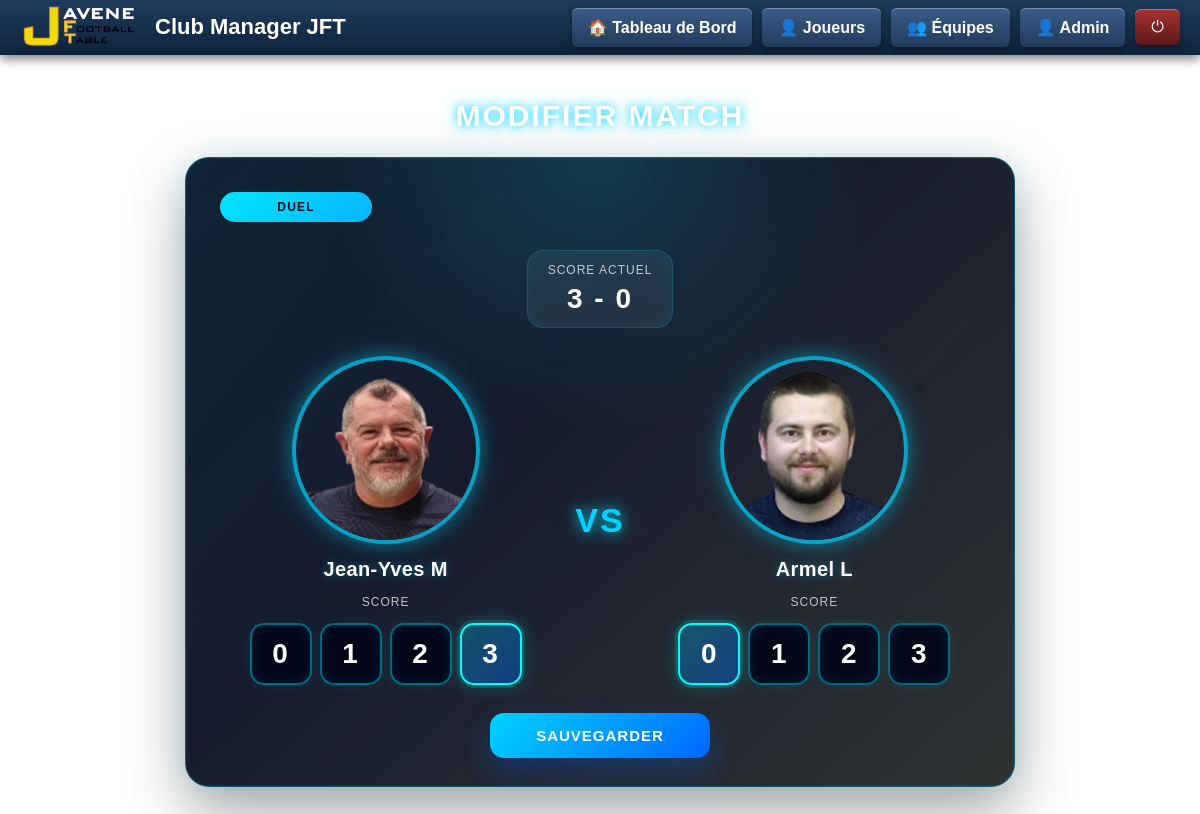
The app's page /admin/match/edit/1 with its own data.
### app.py (models this page shows)
class Match(db.Model):
    id = db.Column(db.Integer, primary_key=True)
    date = db.Column(db.String(20))
    playerA_id = db.Column(db.Integer, db.ForeignKey('player.id'))
    playerB_id = db.Column(db.Integer, db.ForeignKey('player.id'))
    playerA = db.relationship("Player", foreign_keys=[playerA_id])
    playerB = db.relationship("Player", foreign_keys=[playerB_id])
    scoreA = db.Column(db.Integer)
    scoreB = db.Column(db.Integer)
    type = db.Column(db.String(10))
    season_id = db.Column(db.Integer, db.ForeignKey('season.id'))

class Player(db.Model):
    id = db.Column(db.Integer, primary_key=True)
    name = db.Column(db.String(100))
    mail = db.Column(db.String(200))
    photo = db.Column(db.String(200), default="/static/img/default.png")
    sexe = db.Column(db.String(1), default="M")
    actif = db.Column(db.Boolean, default=True)
    team = db.Column(db.String(1))  # "A", "B" ou NULL
    force_team_b = db.Column(db.Boolean, default=False)
    card_background = db.Column(db.String(200))
    card_video = db.Column(db.String(200), nullable=True)
    duel = db.Column(db.Integer, default=0)
    goal = db.Column(db.Integer, default=0)
    goal_won = db.Column(db.Integer, default=0)
    matches = db.Column(db.Integer, default=0)
    matches_duel = db.Column(db.Integer, default=0)
    matches_goal = db.Column(db.Integer, default=0)
    wins = db.Column(db.Integer, default=0)
    losses = db.Column(db.Integer, default=0)
    elo = db.Column(db.Integer, default=1000)
    membre_club = db.Column(db.Boolean, default=True)
    interclub = db.Column(db.Boolean, default=False)
    interclub_wins = db.Column(db.Integer, default=0)
    atelier_duel = db.Column(db.Boolean, default=True)
    atelier_goal = db.Column(db.Boolean, default=True)
    external_club = db.Column(db.String(100))
    club_logo = db.Column(db.String(200))
    dette = db.Column(db.Float, default=0)
    chbb = db.Column(db.Boolean, default=False)
    chbb_count = db.Column(db.Integer, default=3)
    chbb_date1 = db.Column(db.String(50))
    chbb_date2 = db.Column(db.String(50))
    chbb_date3 = db.Column(db.String(50))

### app.py (the view, shortened to what this page needs)
@app.route("/admin/match/edit/<int:id>", methods=["GET", "POST"])
def edit_match(id):
    match = Match.query.get_or_404(id)
    players = Player.query.all()
    players_dict = {p.id: p for p in players}
    return render_template(
        "admin_match_edit.html",
        match=match,
        players_dict=players_dict
    )

### app.py (called while the page is built)
@app.after_request
def add_header(response):
    response.headers["Cache-Control"] = "no-store"
    return response

### templates/admin_match_edit.html (shortened to what this page needs)
{% extends "base.html" %}
{% block content %}
<div class="admin-container">
    <h2>Modifier match</h2>
    <div class="match-edit-card">
        <div class="match-type-badge match-type-{{ (match.type or '')|lower }}">
            {{ match.type }}
        </div>
        <form method="POST" class="score-form">
            <div class="current-score-banner">
                <span class="current-score-label">Score actuel</span>
                <strong>{{ match.scoreA if match.scoreA is not none else "-" }} - {{ match.scoreB if match.scoreB is not none else "-" }}</strong>
            </div>
            <div class="players">
                <div class="player">
                    <img src="{{ players_dict[match.playerA_id].photo if match.playerA_id in players_dict else '/static/img/default.png' }}">
                    <h3>{{ players_dict[match.playerA_id].name if match.playerA_id in players_dict else "Joueur A" }}</h3>
                    <label>Score</label>
                    <div class="score-picker" role="radiogroup" aria-label="Score joueur A">
                        {% for score in range(0, 4) %}
                        <label class="score-option">
                            <span>{{ score }}</span>
                        </label>
                        {% endfor %}
                    </div>
                </div>
                <div class="vs">VS</div>
                <div class="player">
                    <img src="{{ players_dict[match.playerB_id].photo if match.playerB_id in players_dict else '/static/img/default.png' }}">
                    <h3>{{ players_dict[match.playerB_id].name if match.playerB_id in players_dict else "Joueur B" }}</h3>
                    <label>Score</label>
                    <div class="score-picker" role="radiogroup" aria-label="Score joueur B">
                        {% for score in range(0, 4) %}
                        <label class="score-option">
                            <span>{{ score }}</span>
                        </label>
                        {% endfor %}
                    </div>
                </div>
            </div>
            <button type="submit" class="btn-save">
                Sauvegarder
            </button>
        </form>
    </div>
</div>
{% endblock %}

### static/css/style.css (style rules this page uses)
body { margin: 0; font-family: Arial; }

### static/css/edit_match.css (style rules this page uses)
body.edit_match { background: url("/static/img/background/background-1.png") center/cover no-repeat fixed; min-height: 100vh; }
body.edit_match .admin-container { display: flex; flex-direction: column; align-items: center; gap: 24px; min-height: calc(100vh - 150px); justify-content: center; }
body.edit_match .admin-container h2 { margin: 0; font-size: 30px; color: #ffffff; letter-spacing: 2px; text-transform: uppercase; text-shadow: 0 0 10px rgba(0, 212, 255, 0.9), 0 0 20px rgba(0, 212, 255, 0.45); }
.match-edit-card { position: relative; width: min(760px, 100%); padding: 34px 34px 28px; border-radius: 24px; background: linear-gradient(145deg, rgba(2, 6, 23, 0.94), rgba(15, 23, 42, 0.94)); border: 1px solid rgba(0, 212, 255, 0.32); box-shadow: inset 0 0 0 1px rgba(255, 255, 255, 0.04), 0 24px 60px rgba(0, 0, 0, 0.35), 0 0 30px rgba(0, 212, 255, 0.14); backdrop-filter: blur(10px); -webkit-backdrop-filter: blur(10px); overflow: hidden; color: white; }
.match-edit-card::before { content: ""; position: absolute; inset: 0; background: radial-gradient(circle at top, rgba(0, 212, 255, 0.16), transparent 36%), linear-gradient(135deg, rgba(0, 212, 255, 0.08), transparent 40%, rgba(255, 215, 0, 0.08)); pointer-events: none; }
.match-type-badge { position: relative; z-index: 1; display: inline-flex; align-items: center; justify-content: center; min-width: 120px; padding: 8px 16px; margin-bottom: 28px; border-radius: 999px; font-size: 12px; font-weight: 800; letter-spacing: 1.2px; text-transform: uppercase; color: #08121d; }
.match-type-duel { background: linear-gradient(135deg, #00e5ff, #0ab5ff); }
.score-form { position: relative; z-index: 1; display: flex; flex-direction: column; align-items: center; gap: 28px; }
.current-score-banner { display: flex; flex-direction: column; align-items: center; gap: 6px; padding: 12px 20px; border-radius: 16px; background: rgba(255, 255, 255, 0.06); border: 1px solid rgba(0, 229, 255, 0.16); box-shadow: inset 0 0 18px rgba(0, 212, 255, 0.08); }
.current-score-label { font-size: 12px; letter-spacing: 1px; text-transform: uppercase; color: rgba(255, 255, 255, 0.72); }
.current-score-banner strong { font-size: 28px; color: #ffffff; letter-spacing: 2px; }
.players { display: grid; grid-template-columns: minmax(0, 1fr) auto minmax(0, 1fr); align-items: center; gap: 24px; width: 100%; }
.match-edit-card .player { display: flex; flex-direction: column; align-items: center; gap: 14px; }
.match-edit-card .player img { width: 180px; height: 180px; border-radius: 50%; border: 4px solid rgba(0, 212, 255, 0.72); object-fit: cover; box-shadow: 0 0 16px rgba(0, 212, 255, 0.4), 0 0 34px rgba(0, 212, 255, 0.18); }
.match-edit-card .player h3 { margin: 0; color: #ffffff; font-size: 20px; font-weight: 800; letter-spacing: 0.4px; text-align: center; text-shadow: 0 0 10px rgba(0, 212, 255, 0.38); }
.match-edit-card .player label { font-size: 12px; letter-spacing: 1px; text-transform: uppercase; color: rgba(255, 255, 255, 0.72); }
.score-picker { display: grid; grid-template-columns: repeat(4, 1fr); gap: 8px; }
.score-option { position: relative; display: block; cursor: pointer; }
.score-option span { display: flex; align-items: center; justify-content: center; width: 58px; height: 58px; border-radius: 14px; border: 2px solid rgba(0, 229, 255, 0.45); background: rgba(2, 6, 23, 0.96); color: #ffffff; font-size: 28px; font-weight: 900; text-align: center; box-shadow: inset 0 0 14px rgba(0, 212, 255, 0.12), 0 0 14px rgba(0, 212, 255, 0.08); transition: transform 0.15s ease, box-shadow 0.15s ease, border-color 0.15s ease, background 0.15s ease; }
.score-option input:checked + span { border-color: #00ffff; background: linear-gradient(135deg, rgba(0, 212, 255, 0.28), rgba(0, 102, 255, 0.4)); box-shadow: 0 0 0 3px rgba(0, 255, 255, 0.14), 0 0 18px rgba(0, 255, 255, 0.26); }
.vs { color: #00d4ff; font-size: 34px; font-weight: 900; letter-spacing: 2px; text-shadow: 0 0 12px rgba(0, 212, 255, 0.8), 0 0 24px rgba(0, 212, 255, 0.4); }
.btn-save { min-width: 220px; padding: 14px 28px; border: none; border-radius: 14px; background: linear-gradient(135deg, #00d4ff, #0066ff); color: #ffffff; font-size: 15px; font-weight: 800; letter-spacing: 1px; text-transform: uppercase; cursor: pointer; box-shadow: 0 12px 28px rgba(0, 102, 255, 0.28); transition: transform 0.2s ease, box-shadow 0.2s ease; }

### records on screen
Match: type "DUEL", scoreA "3", scoreB "0"
Player: photo (picture), name "Jean-Yves M"
Player: photo (picture), name "Armel L"

### other values on screen
{{ score }} "0" "1" "2" "3"
